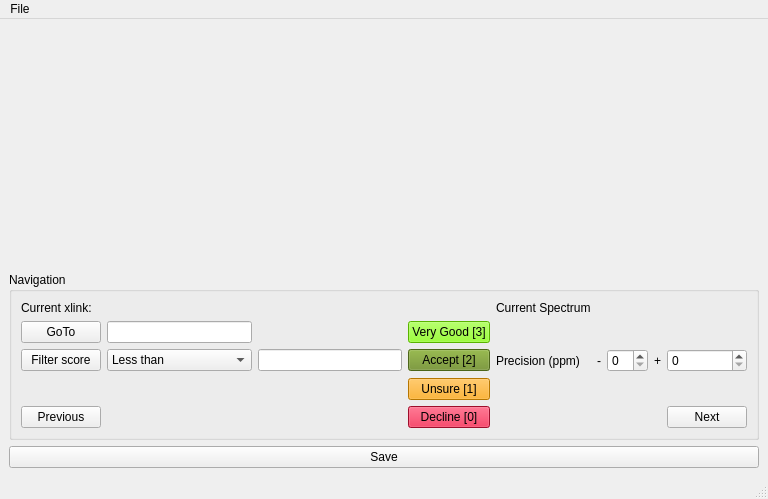
<?xml version="1.0" encoding="UTF-8"?>
<ui version="4.0">
 <class>SpectrumAssignment</class>
 <widget class="QMainWindow" name="SpectrumAssignment">
  <property name="geometry">
   <rect>
    <x>0</x>
    <y>0</y>
    <width>768</width>
    <height>499</height>
   </rect>
  </property>
  <property name="windowTitle">
   <string>Spectrum Assignment</string>
  </property>
  <widget class="QWidget" name="centralwidget">
   <layout class="QGridLayout" name="gridLayout">
    <item row="0" column="0">
     <widget class="QWidget" name="toolbar" native="true"/>
    </item>
    <item row="1" column="0">
     <widget class="QWidget" name="canvas" native="true"/>
    </item>
    <item row="2" column="0">
     <widget class="QGroupBox" name="navigation">
      <property name="sizePolicy">
       <sizepolicy hsizetype="Minimum" vsizetype="Minimum">
        <horstretch>0</horstretch>
        <verstretch>0</verstretch>
       </sizepolicy>
      </property>
      <property name="title">
       <string>Navigation</string>
      </property>
      <layout class="QGridLayout" name="gridLayout_2">
       <item row="0" column="0">
        <widget class="QLabel" name="label_5">
         <property name="text">
          <string>Current xlink:</string>
         </property>
        </widget>
       </item>
       <item row="0" column="4">
        <widget class="QLabel" name="label_4">
         <property name="text">
          <string>Current Spectrum</string>
         </property>
        </widget>
       </item>
       <item row="1" column="0">
        <widget class="QPushButton" name="assign_goto_btn">
         <property name="text">
          <string>GoTo</string>
         </property>
        </widget>
       </item>
       <item row="1" column="1">
        <widget class="QLineEdit" name="assign_goto_edit"/>
       </item>
       <item row="1" column="3">
        <widget class="QPushButton" name="assign_score_good_btn">
         <property name="styleSheet">
          <string notr="true">QPushButton:pressed {background-color: rgb(154,205,50)}
QPushButton {background-color: rgb(124,252,0)}</string>
         </property>
         <property name="text">
          <string>Very Good [3]</string>
         </property>
         <property name="shortcut">
          <string>3</string>
         </property>
        </widget>
       </item>
       <item row="2" column="0">
        <widget class="QPushButton" name="assign_filter_btn">
         <property name="text">
          <string>Filter score</string>
         </property>
        </widget>
       </item>
       <item row="2" column="1">
        <widget class="QComboBox" name="assign_filter_dropdown">
         <property name="currentText">
          <string>Less than</string>
         </property>
         <property name="currentIndex">
          <number>0</number>
         </property>
         <item>
          <property name="text">
           <string>Less than</string>
          </property>
         </item>
         <item>
          <property name="text">
           <string>Greater than</string>
          </property>
         </item>
        </widget>
       </item>
       <item row="2" column="2">
        <widget class="QLineEdit" name="assign_filter_edit"/>
       </item>
       <item row="2" column="3">
        <widget class="QPushButton" name="assign_score_accept_btn">
         <property name="styleSheet">
          <string notr="true">QPushButton:pressed {background-color: rgb(154,205,50)}
QPushButton {background-color: rgb(107,142,35)}</string>
         </property>
         <property name="text">
          <string>Accept [2]</string>
         </property>
         <property name="shortcut">
          <string>2</string>
         </property>
        </widget>
       </item>
       <item row="2" column="4">
        <widget class="QLabel" name="label_6">
         <property name="text">
          <string>Precision (ppm)</string>
         </property>
        </widget>
       </item>
       <item row="2" column="5">
        <widget class="QLabel" name="label_7">
         <property name="text">
          <string>-</string>
         </property>
        </widget>
       </item>
       <item row="2" column="6">
        <widget class="QSpinBox" name="spinBox"/>
       </item>
       <item row="2" column="7">
        <widget class="QLabel" name="label_8">
         <property name="text">
          <string>+</string>
         </property>
        </widget>
       </item>
       <item row="2" column="8">
        <widget class="QSpinBox" name="spinBox_2"/>
       </item>
       <item row="3" column="3">
        <widget class="QPushButton" name="assign_score_unsure_btn">
         <property name="styleSheet">
          <string notr="true">QPushButton:pressed {background-color: rgb(255,215,0)}
QPushButton {background-color: rgb(255,165,0)}</string>
         </property>
         <property name="text">
          <string>Unsure [1]</string>
         </property>
         <property name="shortcut">
          <string>1</string>
         </property>
        </widget>
       </item>
       <item row="4" column="0">
        <widget class="QPushButton" name="assign_previous_btn">
         <property name="text">
          <string>Previous</string>
         </property>
        </widget>
       </item>
       <item row="4" column="3">
        <widget class="QPushButton" name="assign_score_decline_btn">
         <property name="styleSheet">
          <string notr="true">QPushButton {background-color: rgb(220,20,60)}
QPushButton:pressed {background-color: rgb(250,128,114)}</string>
         </property>
         <property name="text">
          <string>Decline [0]</string>
         </property>
         <property name="shortcut">
          <string>0</string>
         </property>
        </widget>
       </item>
       <item row="4" column="8">
        <widget class="QPushButton" name="assign_next_btn">
         <property name="text">
          <string>Next</string>
         </property>
        </widget>
       </item>
      </layout>
     </widget>
    </item>
    <item row="3" column="0">
     <widget class="QPushButton" name="assign_save_btn">
      <property name="text">
       <string>Save</string>
      </property>
     </widget>
    </item>
   </layout>
  </widget>
  <widget class="QMenuBar" name="menubar">
   <property name="geometry">
    <rect>
     <x>0</x>
     <y>0</y>
     <width>768</width>
     <height>19</height>
    </rect>
   </property>
   <widget class="QMenu" name="menuFile">
    <property name="title">
     <string>File</string>
    </property>
    <addaction name="assign_options"/>
    <addaction name="separator"/>
    <addaction name="actionQuit"/>
   </widget>
   <addaction name="menuFile"/>
  </widget>
  <widget class="QStatusBar" name="statusbar"/>
  <action name="actionQuit">
   <property name="text">
    <string>Quit</string>
   </property>
  </action>
  <action name="assign_options">
   <property name="text">
    <string>Options</string>
   </property>
  </action>
 </widget>
 <resources/>
 <connections/>
</ui>
